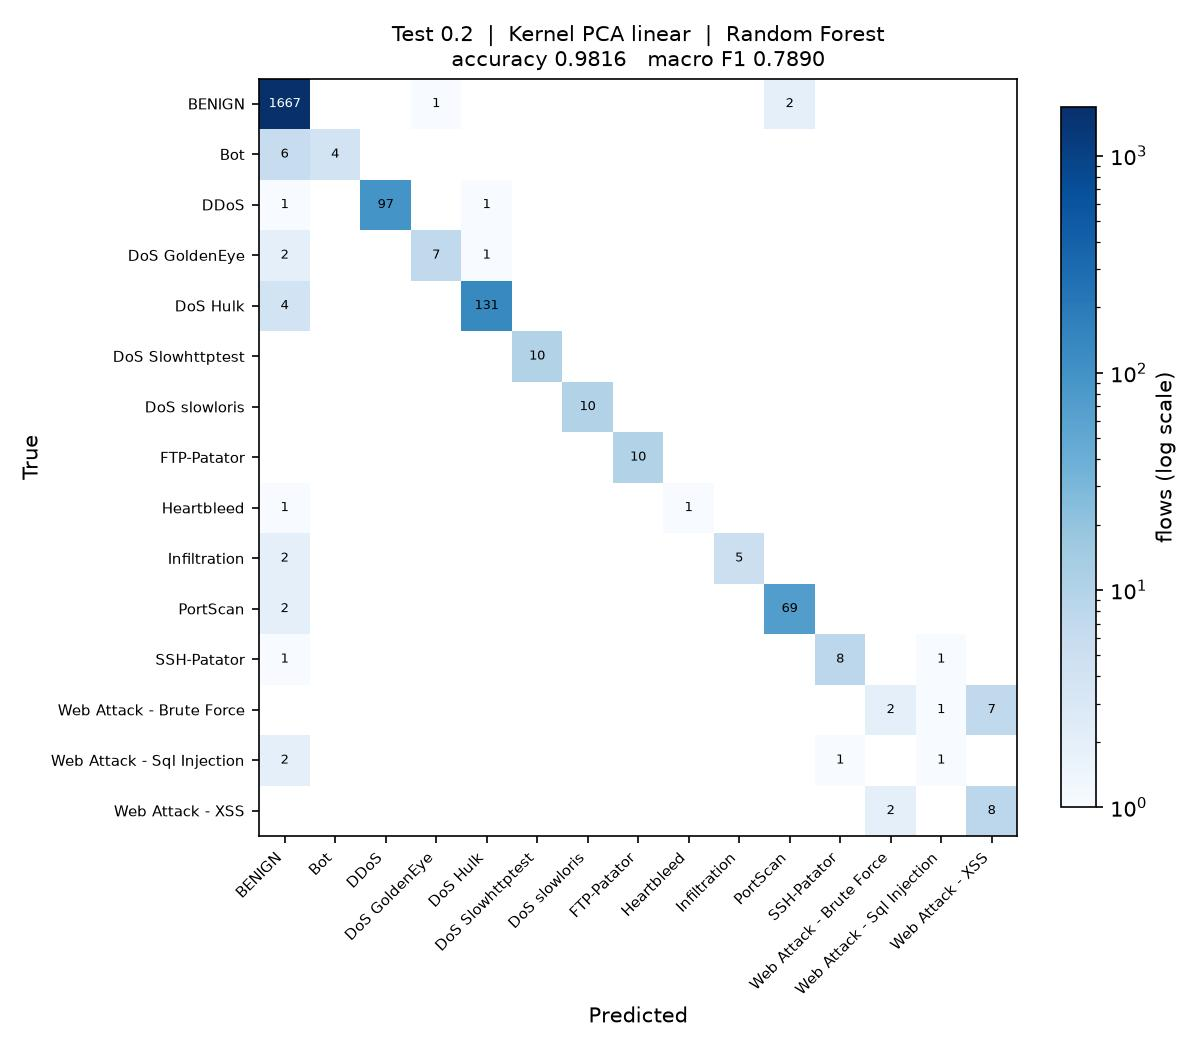

Write the Python code that produced this figure.
"""
Test_0.2_DR_LIN_RF

Test size 0.2  |  Kernel PCA (linear)  |  Random Forest  (reference sheet #7)

Run on its own:

    python Test_0.2_DR_LIN_RF.py

Writes Test_0.2_DR_LIN_RF.jpg (confusion matrix) and appends one row to
results/75_runs.csv.
"""

import os
import sys
import time
import warnings
from pathlib import Path

import matplotlib
matplotlib.use("Agg")
import matplotlib.pyplot as plt
import numpy as np
import pandas as pd
from sklearn.decomposition import KernelPCA
from sklearn.impute import SimpleImputer
from sklearn.metrics import (accuracy_score, confusion_matrix, f1_score,
                             precision_score, recall_score)
from sklearn.model_selection import train_test_split
from sklearn.preprocessing import LabelEncoder, StandardScaler
from sklearn.ensemble import RandomForestClassifier

sys.path.insert(0, str(Path(__file__).resolve().parent.parent))
from common import load_sample                      # noqa: E402

warnings.filterwarnings("ignore")

# ----- this run -------------------------------------------------------------
TEST_SIZE = 0.2
KERNEL = "linear"
CLASSIFIER = "RF"
N_COMPONENTS = 15
# ----------------------------------------------------------------------------

SEED = 0
N_JOBS = max(1, (os.cpu_count() or 2) // 2)
STEM = "Test_0.2_DR_LIN_RF"
HERE = Path(__file__).resolve().parent
RESULTS = HERE.parent / "results"


def main():
    t0 = time.time()
    df = load_sample(10000, 50, SEED)
    y = LabelEncoder().fit_transform(df["Label"])
    X = df.drop(columns=["Label", "Day"])
    classes = sorted(df["Label"].unique())
    print(f"{len(df):,} flows, {X.shape[1]} features, {len(classes)} classes")

    X_train, X_test, y_train, y_test = train_test_split(
        X, y, test_size=TEST_SIZE, random_state=SEED, stratify=y)

    # mean imputation and scaling, fitted on the training split only
    imputer = SimpleImputer(strategy="mean").fit(X_train)
    scaler = StandardScaler().fit(imputer.transform(X_train))
    X_train = scaler.transform(imputer.transform(X_train))
    X_test = scaler.transform(imputer.transform(X_test))

    # dimensionality reduction: Kernel PCA, fitted on the training split only.
    # arpack keeps the largest positive eigenvalues; the randomized solver ranks
    # them by magnitude and fails on the sigmoid kernel, which is not PSD.
    kpca = KernelPCA(n_components=N_COMPONENTS, kernel=KERNEL,
                     eigen_solver="arpack", random_state=SEED, n_jobs=N_JOBS)
    X_train = kpca.fit_transform(X_train)
    X_test = kpca.transform(X_test)
    print(f"Kernel PCA ({KERNEL}): {X_train.shape[1]} components")

    classifier = RandomForestClassifier(n_estimators=200, criterion="entropy",
                                    n_jobs=N_JOBS, random_state=SEED)
    classifier.fit(X_train, y_train)
    y_pred = classifier.predict(X_test)

    acc = accuracy_score(y_test, y_pred)
    pre = precision_score(y_test, y_pred, average="macro", zero_division=0)
    rec = recall_score(y_test, y_pred, average="macro", zero_division=0)
    f1 = f1_score(y_test, y_pred, average="macro", zero_division=0)
    pre_w = precision_score(y_test, y_pred, average="weighted", zero_division=0)
    rec_w = recall_score(y_test, y_pred, average="weighted", zero_division=0)
    f1_w = f1_score(y_test, y_pred, average="weighted", zero_division=0)

    print(f"Accuracy  : {acc:.4f}")
    print(f"Precision : {pre:.4f}")
    print(f"Recall    : {rec:.4f}")
    print(f"F1 Score  : {f1:.4f}")

    # confusion matrix image, named to match this script
    cm = confusion_matrix(y_test, y_pred, labels=range(len(classes)))
    fig, ax = plt.subplots(figsize=(8, 7))
    im = ax.imshow(cm, cmap="Blues", norm=matplotlib.colors.LogNorm(vmin=1))
    ax.set_xticks(range(len(classes)), classes, rotation=45, ha="right", fontsize=7)
    ax.set_yticks(range(len(classes)), classes, fontsize=7)
    ax.set_xlabel("Predicted")
    ax.set_ylabel("True")
    ax.set_title(f"Test {TEST_SIZE}  |  Kernel PCA {KERNEL}  |  Random Forest\n"
                 f"accuracy {acc:.4f}   macro F1 {f1:.4f}", fontsize=10)
    for i in range(len(classes)):
        for j in range(len(classes)):
            if cm[i, j]:
                ax.text(j, i, cm[i, j], ha="center", va="center", fontsize=6,
                        color="white" if cm[i, j] > cm.max() / 3 else "black")
    fig.colorbar(im, ax=ax, fraction=0.04, label="flows (log scale)")
    fig.tight_layout()
    fig.savefig(HERE / f"{STEM}.jpg", dpi=150)
    plt.close(fig)

    # one row appended to the shared results table
    RESULTS.mkdir(exist_ok=True)
    row = {"Test": TEST_SIZE, "DR": "LIN", "Clas": CLASSIFIER,
           "Acc": round(acc, 4), "Pre": round(pre, 4), "Rec": round(rec, 4),
           "F1": round(f1, 4),
           "Pre_weighted": round(pre_w, 4), "Rec_weighted": round(rec_w, 4),
           "F1_weighted": round(f1_w, 4),
           "n_components": N_COMPONENTS, "seconds": round(time.time() - t0, 1),
           "script": STEM}
    out = RESULTS / "75_runs.csv"
    old = pd.read_csv(out).to_dict("records") if out.exists() else []
    old = [r for r in old if r.get("script") != STEM]
    pd.DataFrame(old + [row]).to_csv(out, index=False)
    print(f"saved {STEM}.jpg and appended to results/75_runs.csv "
          f"({time.time() - t0:.0f}s)")


if __name__ == "__main__":
    main()
